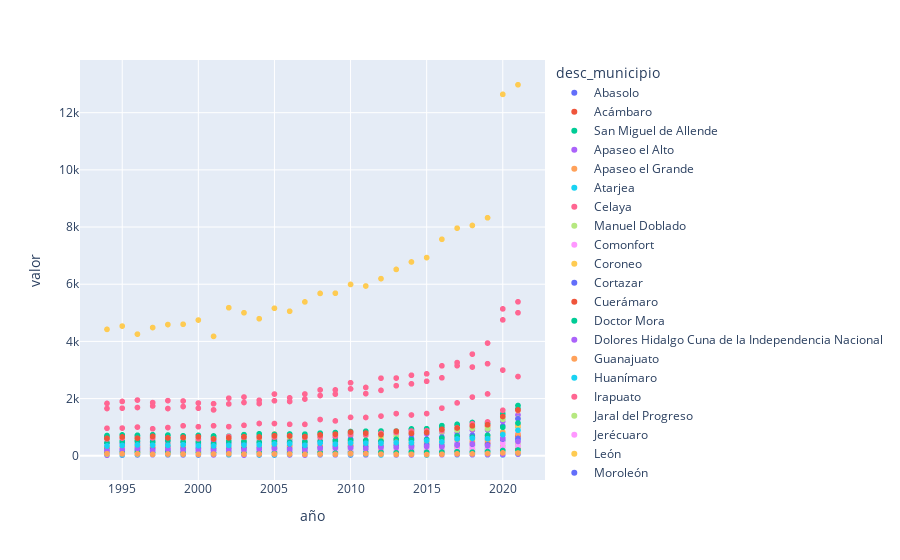

The notebook cell this image was saved under:
### Code cell
g_scatter= px.scatter(mun_g, x="año", y="valor",color='desc_municipio')
g_scatter.show()

### Figure 1 — Plotly figure (JSON) as saved in the notebook; plotly's stock layout.template omitted (floating-point values rounded to 4 significant figures)
{"data": [{"hovertemplate": "desc_municipio=Abasolo<br>año=%{x}<br>valor=%{y}<extra></extra>", "legendgroup": "Abasolo", "marker": {"color": "#636efa", "symbol": "circle"}, "mode": "markers", "name": "Abasolo", "showlegend": true, "type": "scattergl", "x": [1994, 1995, 1996, 1997, 1998, 1999, 2000, 2001, 2002, 2003, 2004, 2005, 2006, 2007, 2008, 2009, 2010, 2011, 2012, 2013, 2014, 2015, 2016, 2017, 2018, 2019, 2020, 2021], "xaxis": "x", "y": [301, 318, 350, 347, 350, 354, 368, 340, 381, 374, 369, 397, 364, 390, 404, 388, 471, 455, 466, 460, 462, 478, 543, 574, 604, 641, 729, 1060], "yaxis": "y"}, {"hovertemplate": "desc_municipio=Acámbaro<br>año=%{x}<br>valor=%{y}<extra></extra>", "legendgroup": "Acámbaro", "marker": {"color": "#EF553B", "symbol": "circle"}, "mode": "markers", "name": "Acámbaro", "showlegend": true, "type": "scattergl", "x": [1994, 1995, 1996, 1997, 1998, 1999, 2000, 2001, 2002, 2003, 2004, 2005, 2006, 2007, 2008, 2009, 2010, 2011, 2012, 2013, 2014, 2015, 2016, 2017, 2018, 2019, 2020, 2021], "xaxis": "x", "y": [646, 645, 630, 654, 642, 622, 695, 653, 601, 629, 656, 725, 691, 725, 736, 720, 813, 812, 748, 803, 848, 814, 907, 929, 954, 1047, 1275, 1635], "yaxis": "y"}, {"hovertemplate": "desc_municipio=San Miguel de Allende<br>año=%{x}<br>valor=%{y}<extra></extra>", "legendgroup": "San Miguel de Allende", "marker": {"color": "#00cc96", "symbol": "circle"}, "mode": "markers", "name": "San Miguel de Allende", "showlegend": true, "type": "scattergl", "x": [1994, 1995, 1996, 1997, 1998, 1999, 2000, 2001, 2002, 2003, 2004, 2005, 2006, 2007, 2008, 2009, 2010, 2011, 2012, 2013, 2014, 2015, 2016, 2017, 2018, 2019, 2020, 2021], "xaxis": "x", "y": [661, 730, 692, 702, 711, 696, 714, 692, 684, 652, 681, 739, 711, 714, 750, 777, 794, 773, 816, 821, 939, 946, 993, 1099, 1010, 1129, 1286, 1757], "yaxis": "y"}, {"hovertemplate": "desc_municipio=Apaseo el Alto<br>año=%{x}<br>valor=%{y}<extra></extra>", "legendgroup": "Apaseo el Alto", "marker": {"color": "#ab63fa", "symbol": "circle"}, "mode": "markers", "name": "Apaseo el Alto", "showlegend": true, "type": "scattergl", "x": [1994, 1995, 1996, 1997, 1998, 1999, 2000, 2001, 2002, 2003, 2004, 2005, 2006, 2007, 2008, 2009, 2010, 2011, 2012, 2013, 2014, 2015, 2016, 2017, 2018, 2019, 2020, 2021], "xaxis": "x", "y": [273, 252, 268, 252, 257, 286, 268, 266, 279, 283, 307, 270, 292, 313, 293, 329, 349, 328, 302, 367, 349, 341, 399, 447, 464, 483, 632, 647], "yaxis": "y"}, {"hovertemplate": "desc_municipio=Apaseo el Grande<br>año=%{x}<br>valor=%{y}<extra></extra>", "legendgroup": "Apaseo el Grande", "marker": {"color": "#FFA15A", "symbol": "circle"}, "mode": "markers", "name": "Apaseo el Grande", "showlegend": true, "type": "scattergl", "x": [1994, 1995, 1996, 1997, 1998, 1999, 2000, 2001, 2002, 2003, 2004, 2005, 2006, 2007, 2008, 2009, 2010, 2011, 2012, 2013, 2014, 2015, 2016, 2017, 2018, 2019, 2020, 2021], "xaxis": "x", "y": [324, 328, 352, 299, 321, 323, 302, 314, 328, 332, 296, 322, 342, 315, 378, 379, 437, 429, 383, 462, 475, 468, 462, 573, 555, 600, 797, 1071], "yaxis": "y"}, {"hovertemplate": "desc_municipio=Atarjea<br>año=%{x}<br>valor=%{y}<extra></extra>", "legendgroup": "Atarjea", "marker": {"color": "#19d3f3", "symbol": "circle"}, "mode": "markers", "name": "Atarjea", "showlegend": true, "type": "scattergl", "x": [1994, 1995, 1996, 1997, 1998, 1999, 2000, 2001, 2002, 2003, 2004, 2005, 2006, 2007, 2008, 2009, 2010, 2011, 2012, 2013, 2014, 2015, 2016, 2017, 2018, 2019, 2020, 2021], "xaxis": "x", "y": [31, 19, 28, 46, 31, 30, 24, 32, 35, 24, 26, 24, 37, 25, 31, 32, 25, 39, 28, 29, 30, 23, 43, 36, 36, 33, 29, 52], "yaxis": "y"}, {"hovertemplate": "desc_municipio=Celaya<br>año=%{x}<br>valor=%{y}<extra></extra>", "legendgroup": "Celaya", "marker": {"color": "#FF6692", "symbol": "circle"}, "mode": "markers", "name": "Celaya", "showlegend": true, "type": "scattergl", "x": [1994, 1995, 1996, 1997, 1998, 1999, 2000, 2001, 2002, 2003, 2004, 2005, 2006, 2007, 2008, 2009, 2010, 2011, 2012, 2013, 2014, 2015, 2016, 2017, 2018, 2019, 2020, 2021], "xaxis": "x", "y": [1653, 1664, 1688, 1742, 1652, 1722, 1663, 1604, 1813, 1863, 1826, 1924, 1898, 1983, 2107, 2156, 2340, 2173, 2287, 2450, 2516, 2605, 2726, 3151, 3103, 3221, 4753, 5002], "yaxis": "y"}, {"hovertemplate": "desc_municipio=Manuel Doblado<br>año=%{x}<br>valor=%{y}<extra></extra>", "legendgroup": "Manuel Doblado", "marker": {"color": "#B6E880", "symbol": "circle"}, "mode": "markers", "name": "Manuel Doblado", "showlegend": true, "type": "scattergl", "x": [1994, 1995, 1996, 1997, 1998, 1999, 2000, 2001, 2002, 2003, 2004, 2005, 2006, 2007, 2008, 2009, 2010, 2011, 2012, 2013, 2014, 2015, 2016, 2017, 2018, 2019, 2020, 2021], "xaxis": "x", "y": [169, 209, 183, 176, 203, 155, 203, 194, 168, 173, 192, 201, 187, 223, 205, 198, 222, 224, 230, 203, 225, 243, 229, 257, 224, 228, 313, 439], "yaxis": "y"}, {"hovertemplate": "desc_municipio=Comonfort<br>año=%{x}<br>valor=%{y}<extra></extra>", "legendgroup": "Comonfort", "marker": {"color": "#FF97FF", "symbol": "circle"}, "mode": "markers", "name": "Comonfort", "showlegend": true, "type": "scattergl", "x": [1994, 1995, 1996, 1997, 1998, 1999, 2000, 2001, 2002, 2003, 2004, 2005, 2006, 2007, 2008, 2009, 2010, 2011, 2012, 2013, 2014, 2015, 2016, 2017, 2018, 2019, 2020, 2021], "xaxis": "x", "y": [320, 361, 388, 386, 364, 347, 324, 273, 316, 318, 344, 381, 333, 324, 372, 373, 364, 380, 422, 403, 414, 427, 485, 514, 507, 505, 674, 794], "yaxis": "y"}, {"hovertemplate": "desc_municipio=Coroneo<br>año=%{x}<br>valor=%{y}<extra></extra>", "legendgroup": "Coroneo", "marker": {"color": "#FECB52", "symbol": "circle"}, "mode": "markers", "name": "Coroneo", "showlegend": true, "type": "scattergl", "x": [1994, 1995, 1996, 1997, 1998, 1999, 2000, 2001, 2002, 2003, 2004, 2005, 2006, 2007, 2008, 2009, 2010, 2011, 2012, 2013, 2014, 2015, 2016, 2017, 2018, 2019, 2020, 2021], "xaxis": "x", "y": [53, 70, 64, 76, 64, 72, 65, 63, 65, 66, 57, 67, 75, 78, 61, 91, 85, 79, 68, 80, 95, 114, 70, 75, 94, 79, 116, 137], "yaxis": "y"}, {"hovertemplate": "desc_municipio=Cortazar<br>año=%{x}<br>valor=%{y}<extra></extra>", "legendgroup": "Cortazar", "marker": {"color": "#636efa", "symbol": "circle"}, "mode": "markers", "name": "Cortazar", "showlegend": true, "type": "scattergl", "x": [1994, 1995, 1996, 1997, 1998, 1999, 2000, 2001, 2002, 2003, 2004, 2005, 2006, 2007, 2008, 2009, 2010, 2011, 2012, 2013, 2014, 2015, 2016, 2017, 2018, 2019, 2020, 2021], "xaxis": "x", "y": [433, 419, 437, 394, 426, 469, 394, 419, 458, 428, 466, 431, 448, 458, 480, 493, 499, 482, 517, 545, 556, 569, 554, 622, 718, 575, 1038, 995], "yaxis": "y"}, {"hovertemplate": "desc_municipio=Cuerámaro<br>año=%{x}<br>valor=%{y}<extra></extra>", "legendgroup": "Cuerámaro", "marker": {"color": "#EF553B", "symbol": "circle"}, "mode": "markers", "name": "Cuerámaro", "showlegend": true, "type": "scattergl", "x": [1994, 1995, 1996, 1997, 1998, 1999, 2000, 2001, 2002, 2003, 2004, 2005, 2006, 2007, 2008, 2009, 2010, 2011, 2012, 2013, 2014, 2015, 2016, 2017, 2018, 2019, 2020, 2021], "xaxis": "x", "y": [148, 120, 143, 143, 162, 142, 155, 157, 136, 176, 148, 150, 157, 139, 147, 165, 156, 189, 167, 184, 178, 177, 179, 191, 222, 217, 294, 354], "yaxis": "y"}, {"hovertemplate": "desc_municipio=Doctor Mora<br>año=%{x}<br>valor=%{y}<extra></extra>", "legendgroup": "Doctor Mora", "marker": {"color": "#00cc96", "symbol": "circle"}, "mode": "markers", "name": "Doctor Mora", "showlegend": true, "type": "scattergl", "x": [1994, 1995, 1996, 1997, 1998, 1999, 2000, 2001, 2002, 2003, 2004, 2005, 2006, 2007, 2008, 2009, 2010, 2011, 2012, 2013, 2014, 2015, 2016, 2017, 2018, 2019, 2020, 2021], "xaxis": "x", "y": [107, 92, 111, 98, 114, 86, 83, 114, 104, 91, 115, 87, 104, 93, 98, 86, 102, 107, 109, 96, 113, 108, 106, 145, 152, 139, 184, 188], "yaxis": "y"}, {"hovertemplate": "desc_municipio=Dolores Hidalgo Cuna de la Independencia Nacional<br>año=%{x}<br>valor=%{y}<extra></extra>", "legendgroup": "Dolores Hidalgo Cuna de la Independencia Nacional", "marker": {"color": "#ab63fa", "symbol": "circle"}, "mode": "markers", "name": "Dolores Hidalgo Cuna de la Independencia Nacional", "showlegend": true, "type": "scattergl", "x": [1994, 1995, 1996, 1997, 1998, 1999, 2000, 2001, 2002, 2003, 2004, 2005, 2006, 2007, 2008, 2009, 2010, 2011, 2012, 2013, 2014, 2015, 2016, 2017, 2018, 2019, 2020, 2021], "xaxis": "x", "y": [580, 612, 582, 621, 625, 597, 573, 530, 549, 611, 566, 582, 562, 647, 651, 654, 705, 729, 750, 795, 738, 767, 817, 822, 899, 904, 1208, 1427], "yaxis": "y"}, {"hovertemplate": "desc_municipio=Guanajuato<br>año=%{x}<br>valor=%{y}<extra></extra>", "legendgroup": "Guanajuato", "marker": {"color": "#FFA15A", "symbol": "circle"}, "mode": "markers", "name": "Guanajuato", "showlegend": true, "type": "scattergl", "x": [1994, 1995, 1996, 1997, 1998, 1999, 2000, 2001, 2002, 2003, 2004, 2005, 2006, 2007, 2008, 2009, 2010, 2011, 2012, 2013, 2014, 2015, 2016, 2017, 2018, 2019, 2020, 2021], "xaxis": "x", "y": [598, 641, 634, 594, 581, 593, 596, 593, 631, 652, 623, 761, 656, 704, 780, 741, 755, 795, 813, 802, 841, 889, 918, 900, 948, 1012, 1368, 1577], "yaxis": "y"}, {"hovertemplate": "desc_municipio=Huanímaro<br>año=%{x}<br>valor=%{y}<extra></extra>", "legendgroup": "Huanímaro", "marker": {"color": "#19d3f3", "symbol": "circle"}, "mode": "markers", "name": "Huanímaro", "showlegend": true, "type": "scattergl", "x": [1994, 1995, 1996, 1997, 1998, 1999, 2000, 2001, 2002, 2003, 2004, 2005, 2006, 2007, 2008, 2009, 2010, 2011, 2012, 2013, 2014, 2015, 2016, 2017, 2018, 2019, 2020, 2021], "xaxis": "x", "y": [76, 72, 72, 93, 82, 103, 87, 89, 86, 106, 84, 96, 86, 94, 104, 100, 131, 130, 131, 139, 114, 108, 130, 135, 158, 182, 194, 243], "yaxis": "y"}, {"hovertemplate": "desc_municipio=Irapuato<br>año=%{x}<br>valor=%{y}<extra></extra>", "legendgroup": "Irapuato", "marker": {"color": "#FF6692", "symbol": "circle"}, "mode": "markers", "name": "Irapuato", "showlegend": true, "type": "scattergl", "x": [1994, 1995, 1996, 1997, 1998, 1999, 2000, 2001, 2002, 2003, 2004, 2005, 2006, 2007, 2008, 2009, 2010, 2011, 2012, 2013, 2014, 2015, 2016, 2017, 2018, 2019, 2020, 2021], "xaxis": "x", "y": [1830, 1899, 1948, 1860, 1929, 1915, 1844, 1820, 2014, 2054, 1942, 2158, 2026, 2160, 2303, 2304, 2554, 2389, 2713, 2718, 2816, 2865, 3146, 3259, 3555, 3941, 5138, 5385], "yaxis": "y"}, {"hovertemplate": "desc_municipio=Jaral del Progreso<br>año=%{x}<br>valor=%{y}<extra></extra>", "legendgroup": "Jaral del Progreso", "marker": {"color": "#B6E880", "symbol": "circle"}, "mode": "markers", "name": "Jaral del Progreso", "showlegend": true, "type": "scattergl", "x": [1994, 1995, 1996, 1997, 1998, 1999, 2000, 2001, 2002, 2003, 2004, 2005, 2006, 2007, 2008, 2009, 2010, 2011, 2012, 2013, 2014, 2015, 2016, 2017, 2018, 2019, 2020, 2021], "xaxis": "x", "y": [152, 161, 178, 150, 175, 159, 136, 157, 171, 146, 186, 170, 177, 192, 163, 219, 200, 208, 203, 199, 230, 232, 241, 274, 269, 277, 369, 388], "yaxis": "y"}, {"hovertemplate": "desc_municipio=Jerécuaro<br>año=%{x}<br>valor=%{y}<extra></extra>", "legendgroup": "Jerécuaro", "marker": {"color": "#FF97FF", "symbol": "circle"}, "mode": "markers", "name": "Jerécuaro", "showlegend": true, "type": "scattergl", "x": [1994, 1995, 1996, 1997, 1998, 1999, 2000, 2001, 2002, 2003, 2004, 2005, 2006, 2007, 2008, 2009, 2010, 2011, 2012, 2013, 2014, 2015, 2016, 2017, 2018, 2019, 2020, 2021], "xaxis": "x", "y": [282, 238, 309, 277, 281, 282, 222, 265, 249, 253, 265, 232, 282, 282, 304, 300, 293, 282, 309, 328, 347, 322, 337, 341, 350, 383, 424, 536], "yaxis": "y"}, {"hovertemplate": "desc_municipio=León<br>año=%{x}<br>valor=%{y}<extra></extra>", "legendgroup": "León", "marker": {"color": "#FECB52", "symbol": "circle"}, "mode": "markers", "name": "León", "showlegend": true, "type": "scattergl", "x": [1994, 1995, 1996, 1997, 1998, 1999, 2000, 2001, 2002, 2003, 2004, 2005, 2006, 2007, 2008, 2009, 2010, 2011, 2012, 2013, 2014, 2015, 2016, 2017, 2018, 2019, 2020, 2021], "xaxis": "x", "y": [4421, 4536, 4254, 4484, 4589, 4600, 4746, 4176, 5178, 5002, 4793, 5158, 5055, 5381, 5679, 5685, 5993, 5938, 6196, 6518, 6778, 6931, 7572, 7961, 8055, 8325, 12641, 12977], "yaxis": "y"}, {"hovertemplate": "desc_municipio=Moroleón<br>año=%{x}<br>valor=%{y}<extra></extra>", "legendgroup": "Moroleón", "marker": {"color": "#636efa", "symbol": "circle"}, "mode": "markers", "name": "Moroleón", "showlegend": true, "type": "scattergl", "x": [1994, 1995, 1996, 1997, 1998, 1999, 2000, 2001, 2002, 2003, 2004, 2005, 2006, 2007, 2008, 2009, 2010, 2011, 2012, 2013, 2014, 2015, 2016, 2017, 2018, 2019, 2020, 2021], "xaxis": "x", "y": [239, 230, 248, 239, 228, 255, 257, 237, 264, 259, 248, 247, 263, 250, 282, 278, 330, 280, 323, 297, 336, 339, 338, 368, 371, 359, 541, 572], "yaxis": "y"}, {"hovertemplate": "desc_municipio=Ocampo<br>año=%{x}<br>valor=%{y}<extra></extra>", "legendgroup": "Ocampo", "marker": {"color": "#EF553B", "symbol": "circle"}, "mode": "markers", "name": "Ocampo", "showlegend": true, "type": "scattergl", "x": [1994, 1995, 1996, 1997, 1998, 1999, 2000, 2001, 2002, 2003, 2004, 2005, 2006, 2007, 2008, 2009, 2010, 2011, 2012, 2013, 2014, 2015, 2016, 2017, 2018, 2019, 2020, 2021], "xaxis": "x", "y": [117, 134, 134, 149, 136, 121, 137, 93, 99, 107, 87, 98, 109, 131, 126, 125, 111, 112, 98, 104, 130, 143, 121, 154, 141, 140, 202, 236], "yaxis": "y"}, {"hovertemplate": "desc_municipio=Pénjamo<br>año=%{x}<br>valor=%{y}<extra></extra>", "legendgroup": "Pénjamo", "marker": {"color": "#00cc96", "symbol": "circle"}, "mode": "markers", "name": "Pénjamo", "showlegend": true, "type": "scattergl", "x": [1994, 1995, 1996, 1997, 1998, 1999, 2000, 2001, 2002, 2003, 2004, 2005, 2006, 2007, 2008, 2009, 2010, 2011, 2012, 2013, 2014, 2015, 2016, 2017, 2018, 2019, 2020, 2021], "xaxis": "x", "y": [708, 708, 716, 735, 724, 695, 678, 661, 683, 739, 768, 746, 761, 757, 792, 812, 848, 859, 865, 865, 897, 916, 1054, 1070, 1164, 1163, 1467, 1648], "yaxis": "y"}, {"hovertemplate": "desc_municipio=Pueblo Nuevo<br>año=%{x}<br>valor=%{y}<extra></extra>", "legendgroup": "Pueblo Nuevo", "marker": {"color": "#ab63fa", "symbol": "circle"}, "mode": "markers", "name": "Pueblo Nuevo", "showlegend": true, "type": "scattergl", "x": [1994, 1995, 1996, 1997, 1998, 1999, 2000, 2001, 2002, 2003, 2004, 2005, 2006, 2007, 2008, 2009, 2010, 2011, 2012, 2013, 2014, 2015, 2016, 2017, 2018, 2019, 2020, 2021], "xaxis": "x", "y": [91, 87, 86, 70, 69, 78, 58, 74, 67, 68, 71, 70, 73, 79, 76, 92, 93, 74, 104, 88, 86, 81, 90, 108, 110, 108, 138, 201], "yaxis": "y"}, {"hovertemplate": "desc_municipio=Purísima del Rincón<br>año=%{x}<br>valor=%{y}<extra></extra>", "legendgroup": "Purísima del Rincón", "marker": {"color": "#FFA15A", "symbol": "circle"}, "mode": "markers", "name": "Purísima del Rincón", "showlegend": true, "type": "scattergl", "x": [1994, 1995, 1996, 1997, 1998, 1999, 2000, 2001, 2002, 2003, 2004, 2005, 2006, 2007, 2008, 2009, 2010, 2011, 2012, 2013, 2014, 2015, 2016, 2017, 2018, 2019, 2020, 2021], "xaxis": "x", "y": [143, 174, 173, 181, 194, 189, 195, 168, 201, 182, 179, 223, 218, 207, 236, 238, 265, 239, 233, 273, 274, 297, 320, 321, 366, 385, 505, 649], "yaxis": "y"}, {"hovertemplate": "desc_municipio=Romita<br>año=%{x}<br>valor=%{y}<extra></extra>", "legendgroup": "Romita", "marker": {"color": "#19d3f3", "symbol": "circle"}, "mode": "markers", "name": "Romita", "showlegend": true, "type": "scattergl", "x": [1994, 1995, 1996, 1997, 1998, 1999, 2000, 2001, 2002, 2003, 2004, 2005, 2006, 2007, 2008, 2009, 2010, 2011, 2012, 2013, 2014, 2015, 2016, 2017, 2018, 2019, 2020, 2021], "xaxis": "x", "y": [227, 265, 247, 280, 235, 263, 243, 241, 269, 275, 244, 247, 234, 245, 268, 262, 284, 300, 295, 303, 317, 316, 343, 366, 360, 382, 554, 555], "yaxis": "y"}, {"hovertemplate": "desc_municipio=Salamanca<br>año=%{x}<br>valor=%{y}<extra></extra>", "legendgroup": "Salamanca", "marker": {"color": "#FF6692", "symbol": "circle"}, "mode": "markers", "name": "Salamanca", "showlegend": true, "type": "scattergl", "x": [1994, 1995, 1996, 1997, 1998, 1999, 2000, 2001, 2002, 2003, 2004, 2005, 2006, 2007, 2008, 2009, 2010, 2011, 2012, 2013, 2014, 2015, 2016, 2017, 2018, 2019, 2020, 2021], "xaxis": "x", "y": [962, 968, 1003, 944, 986, 1048, 1016, 1049, 1019, 1064, 1129, 1127, 1100, 1098, 1268, 1219, 1343, 1339, 1388, 1475, 1426, 1476, 1666, 1849, 2052, 2162, 2996, 2771], "yaxis": "y"}, {"hovertemplate": "desc_municipio=Salvatierra<br>año=%{x}<br>valor=%{y}<extra></extra>", "legendgroup": "Salvatierra", "marker": {"color": "#B6E880", "symbol": "circle"}, "mode": "markers", "name": "Salvatierra", "showlegend": true, "type": "scattergl", "x": [1994, 1995, 1996, 1997, 1998, 1999, 2000, 2001, 2002, 2003, 2004, 2005, 2006, 2007, 2008, 2009, 2010, 2011, 2012, 2013, 2014, 2015, 2016, 2017, 2018, 2019, 2020, 2021], "xaxis": "x", "y": [605, 610, 581, 581, 570, 620, 550, 595, 571, 544, 588, 605, 626, 611, 646, 720, 725, 709, 664, 692, 781, 815, 840, 886, 957, 945, 1275, 1304], "yaxis": "y"}, {"hovertemplate": "desc_municipio=San Diego de la Unión<br>año=%{x}<br>valor=%{y}<extra></extra>", "legendgroup": "San Diego de la Unión", "marker": {"color": "#FF97FF", "symbol": "circle"}, "mode": "markers", "name": "San Diego de la Unión", "showlegend": true, "type": "scattergl", "x": [1994, 1995, 1996, 1997, 1998, 1999, 2000, 2001, 2002, 2003, 2004, 2005, 2006, 2007, 2008, 2009, 2010, 2011, 2012, 2013, 2014, 2015, 2016, 2017, 2018, 2019, 2020, 2021], "xaxis": "x", "y": [186, 176, 209, 193, 193, 159, 169, 147, 173, 159, 164, 178, 163, 149, 159, 185, 187, 183, 168, 187, 176, 189, 192, 213, 218, 227, 275, 346], "yaxis": "y"}, {"hovertemplate": "desc_municipio=San Felipe<br>año=%{x}<br>valor=%{y}<extra></extra>", "legendgroup": "San Felipe", "marker": {"color": "#FECB52", "symbol": "circle"}, "mode": "markers", "name": "San Felipe", "showlegend": true, "type": "scattergl", "x": [1994, 1995, 1996, 1997, 1998, 1999, 2000, 2001, 2002, 2003, 2004, 2005, 2006, 2007, 2008, 2009, 2010, 2011, 2012, 2013, 2014, 2015, 2016, 2017, 2018, 2019, 2020, 2021], "xaxis": "x", "y": [468, 475, 459, 458, 484, 491, 455, 385, 434, 495, 448, 463, 485, 490, 528, 500, 492, 522, 561, 557, 570, 528, 569, 635, 580, 678, 835, 1014], "yaxis": "y"}, {"hovertemplate": "desc_municipio=San Francisco del Rincón<br>año=%{x}<br>valor=%{y}<extra></extra>", "legendgroup": "San Francisco del Rincón", "marker": {"color": "#636efa", "symbol": "circle"}, "mode": "markers", "name": "San Francisco del Rincón", "showlegend": true, "type": "scattergl", "x": [1994, 1995, 1996, 1997, 1998, 1999, 2000, 2001, 2002, 2003, 2004, 2005, 2006, 2007, 2008, 2009, 2010, 2011, 2012, 2013, 2014, 2015, 2016, 2017, 2018, 2019, 2020, 2021], "xaxis": "x", "y": [453, 471, 497, 497, 517, 471, 442, 461, 453, 480, 465, 517, 481, 502, 511, 511, 583, 535, 508, 563, 608, 579, 653, 709, 650, 712, 1016, 1293], "yaxis": "y"}, {"hovertemplate": "desc_municipio=San José Iturbide<br>año=%{x}<br>valor=%{y}<extra></extra>", "legendgroup": "San José Iturbide", "marker": {"color": "#EF553B", "symbol": "circle"}, "mode": "markers", "name": "San José Iturbide", "showlegend": true, "type": "scattergl", "x": [1994, 1995, 1996, 1997, 1998, 1999, 2000, 2001, 2002, 2003, 2004, 2005, 2006, 2007, 2008, 2009, 2010, 2011, 2012, 2013, 2014, 2015, 2016, 2017, 2018, 2019, 2020, 2021], "xaxis": "x", "y": [280, 306, 301, 280, 309, 301, 280, 277, 268, 286, 302, 257, 321, 272, 295, 277, 328, 323, 316, 355, 352, 379, 330, 352, 413, 422, 578, 708], "yaxis": "y"}, {"hovertemplate": "desc_municipio=San Luis de la Paz<br>año=%{x}<br>valor=%{y}<extra></extra>", "legendgroup": "San Luis de la Paz", "marker": {"color": "#00cc96", "symbol": "circle"}, "mode": "markers", "name": "San Luis de la Paz", "showlegend": true, "type": "scattergl", "x": [1994, 1995, 1996, 1997, 1998, 1999, 2000, 2001, 2002, 2003, 2004, 2005, 2006, 2007, 2008, 2009, 2010, 2011, 2012, 2013, 2014, 2015, 2016, 2017, 2018, 2019, 2020, 2021], "xaxis": "x", "y": [447, 501, 518, 486, 544, 490, 482, 412, 503, 503, 463, 499, 466, 491, 489, 539, 541, 537, 509, 573, 557, 562, 619, 685, 647, 716, 998, 1145], "yaxis": "y"}, {"hovertemplate": "desc_municipio=Santa Catarina<br>año=%{x}<br>valor=%{y}<extra></extra>", "legendgroup": "Santa Catarina", "marker": {"color": "#ab63fa", "symbol": "circle"}, "mode": "markers", "name": "Santa Catarina", "showlegend": true, "type": "scattergl", "x": [1994, 1995, 1996, 1997, 1998, 1999, 2000, 2001, 2002, 2003, 2004, 2005, 2006, 2007, 2008, 2009, 2010, 2011, 2012, 2013, 2014, 2015, 2016, 2017, 2018, 2019, 2020, 2021], "xaxis": "x", "y": [18, 39, 32, 36, 38, 30, 36, 30, 32, 23, 32, 32, 28, 25, 36, 34, 38, 31, 47, 31, 30, 49, 35, 46, 40, 42, 44, 59], "yaxis": "y"}, {"hovertemplate": "desc_municipio=Santa Cruz de Juventino Rosas<br>año=%{x}<br>valor=%{y}<extra></extra>", "legendgroup": "Santa Cruz de Juventino Rosas", "marker": {"color": "#FFA15A", "symbol": "circle"}, "mode": "markers", "name": "Santa Cruz de Juventino Rosas", "showlegend": true, "type": "scattergl", "x": [1994, 1995, 1996, 1997, 1998, 1999, 2000, 2001, 2002, 2003, 2004, 2005, 2006, 2007, 2008, 2009, 2010, 2011, 2012, 2013, 2014, 2015, 2016, 2017, 2018, 2019, 2020, 2021], "xaxis": "x", "y": [322, 316, 294, 342, 350, 326, 310, 281, 311, 337, 326, 372, 292, 344, 333, 391, 412, 397, 437, 471, 408, 427, 468, 564, 475, 532, 803, 755], "yaxis": "y"}, {"hovertemplate": "desc_municipio=Santiago Maravatío<br>año=%{x}<br>valor=%{y}<extra></extra>", "legendgroup": "Santiago Maravatío", "marker": {"color": "#19d3f3", "symbol": "circle"}, "mode": "markers", "name": "Santiago Maravatío", "showlegend": true, "type": "scattergl", "x": [1994, 1995, 1996, 1997, 1998, 1999, 2000, 2001, 2002, 2003, 2004, 2005, 2006, 2007, 2008, 2009, 2010, 2011, 2012, 2013, 2014, 2015, 2016, 2017, 2018, 2019, 2020, 2021], "xaxis": "x", "y": [54, 54, 49, 49, 51, 49, 57, 60, 42, 65, 44, 44, 50, 63, 52, 54, 61, 54, 51, 61, 68, 58, 84, 92, 78, 83, 105, 92], "yaxis": "y"}, {"hovertemplate": "desc_municipio=Silao de la Victoria<br>año=%{x}<br>valor=%{y}<extra></extra>", "legendgroup": "Silao de la Victoria", "marker": {"color": "#FF6692", "symbol": "circle"}, "mode": "markers", "name": "Silao de la Victoria", "showlegend": true, "type": "scattergl", "x": [1994, 1995, 1996, 1997, 1998, 1999, 2000, 2001, 2002, 2003, 2004, 2005, 2006, 2007, 2008, 2009, 2010, 2011, 2012, 2013, 2014, 2015, 2016, 2017, 2018, 2019, 2020, 2021], "xaxis": "x", "y": [588, 617, 615, 623, 624, 636, 591, 576, 673, 645, 639, 652, 694, 643, 653, 690, 743, 730, 785, 814, 863, 874, 877, 979, 1116, 1183, 1591, 1597], "yaxis": "y"}, {"hovertemplate": "desc_municipio=Tarandacuao<br>año=%{x}<br>valor=%{y}<extra></extra>", "legendgroup": "Tarandacuao", "marker": {"color": "#B6E880", "symbol": "circle"}, "mode": "markers", "name": "Tarandacuao", "showlegend": true, "type": "scattergl", "x": [1994, 1995, 1996, 1997, 1998, 1999, 2000, 2001, 2002, 2003, 2004, 2005, 2006, 2007, 2008, 2009, 2010, 2011, 2012, 2013, 2014, 2015, 2016, 2017, 2018, 2019, 2020, 2021], "xaxis": "x", "y": [61, 65, 62, 67, 67, 62, 88, 81, 71, 75, 81, 65, 79, 85, 72, 78, 66, 85, 95, 95, 85, 101, 115, 106, 96, 90, 120, 146], "yaxis": "y"}, {"hovertemplate": "desc_municipio=Tarimoro<br>año=%{x}<br>valor=%{y}<extra></extra>", "legendgroup": "Tarimoro", "marker": {"color": "#FF97FF", "symbol": "circle"}, "mode": "markers", "name": "Tarimoro", "showlegend": true, "type": "scattergl", "x": [1994, 1995, 1996, 1997, 1998, 1999, 2000, 2001, 2002, 2003, 2004, 2005, 2006, 2007, 2008, 2009, 2010, 2011, 2012, 2013, 2014, 2015, 2016, 2017, 2018, 2019, 2020, 2021], "xaxis": "x", "y": [182, 223, 197, 213, 217, 191, 187, 196, 194, 211, 223, 206, 216, 206, 255, 246, 283, 235, 265, 255, 270, 285, 272, 346, 321, 350, 445, 479], "yaxis": "y"}, {"hovertemplate": "desc_municipio=Tierra Blanca<br>año=%{x}<br>valor=%{y}<extra></extra>", "legendgroup": "Tierra Blanca", "marker": {"color": "#FECB52", "symbol": "circle"}, "mode": "markers", "name": "Tierra Blanca", "showlegend": true, "type": "scattergl", "x": [1994, 1995, 1996, 1997, 1998, 1999, 2000, 2001, 2002, 2003, 2004, 2005, 2006, 2007, 2008, 2009, 2010, 2011, 2012, 2013, 2014, 2015, 2016, 2017, 2018, 2019, 2020, 2021], "xaxis": "x", "y": [91, 92, 95, 82, 81, 79, 68, 73, 103, 77, 88, 85, 89, 93, 89, 71, 82, 80, 94, 96, 90, 101, 96, 114, 95, 102, 136, 144], "yaxis": "y"}, {"hovertemplate": "desc_municipio=Uriangato<br>año=%{x}<br>valor=%{y}<extra></extra>", "legendgroup": "Uriangato", "marker": {"color": "#636efa", "symbol": "circle"}, "mode": "markers", "name": "Uriangato", "showlegend": true, "type": "scattergl", "x": [1994, 1995, 1996, 1997, 1998, 1999, 2000, 2001, 2002, 2003, 2004, 2005, 2006, 2007, 2008, 2009, 2010, 2011, 2012, 2013, 2014, 2015, 2016, 2017, 2018, 2019, 2020, 2021], "xaxis": "x", "y": [180, 174, 199, 217, 192, 233, 257, 237, 234, 251, 255, 270, 240, 281, 281, 319, 294, 308, 325, 336, 345, 379, 345, 383, 405, 381, 583, 606], "yaxis": "y"}, {"hovertemplate": "desc_municipio=Valle de Santiago<br>año=%{x}<br>valor=%{y}<extra></extra>", "legendgroup": "Valle de Santiago", "marker": {"color": "#EF553B", "symbol": "circle"}, "mode": "markers", "name": "Valle de Santiago", "showlegend": true, "type": "scattergl", "x": [1994, 1995, 1996, 1997, 1998, 1999, 2000, 2001, 2002, 2003, 2004, 2005, 2006, 2007, 2008, 2009, 2010, 2011, 2012, 2013, 2014, 2015, 2016, 2017, 2018, 2019, 2020, 2021], "xaxis": "x", "y": [612, 659, 614, 679, 623, 641, 663, 590, 625, 667, 659, 700, 691, 671, 728, 756, 828, 793, 740, 857, 783, 813, 926, 971, 1048, 1085, 1373, 1602], "yaxis": "y"}, {"hovertemplate": "desc_municipio=Victoria<br>año=%{x}<br>valor=%{y}<extra></extra>", "legendgroup": "Victoria", "marker": {"color": "#00cc96", "symbol": "circle"}, "mode": "markers", "name": "Victoria", "showlegend": true, "type": "scattergl", "x": [1994, 1995, 1996, 1997, 1998, 1999, 2000, 2001, 2002, 2003, 2004, 2005, 2006, 2007, 2008, 2009, 2010, 2011, 2012, 2013, 2014, 2015, 2016, 2017, 2018, 2019, 2020, 2021], "xaxis": "x", "y": [100, 100, 122, 94, 100, 113, 103, 99, 111, 103, 113, 91, 107, 114, 116, 91, 98, 112, 126, 107, 139, 123, 131, 141, 127, 146, 184, 200], "yaxis": "y"}, {"hovertemplate": "desc_municipio=Villagrán<br>año=%{x}<br>valor=%{y}<extra></extra>", "legendgroup": "Villagrán", "marker": {"color": "#ab63fa", "symbol": "circle"}, "mode": "markers", "name": "Villagrán", "showlegend": true, "type": "scattergl", "x": [1994, 1995, 1996, 1997, 1998, 1999, 2000, 2001, 2002, 2003, 2004, 2005, 2006, 2007, 2008, 2009, 2010, 2011, 2012, 2013, 2014, 2015, 2016, 2017, 2018, 2019, 2020, 2021], "xaxis": "x", "y": [185, 217, 254, 181, 242, 207, 200, 192, 199, 210, 230, 252, 216, 202, 258, 278, 278, 251, 292, 294, 305, 326, 322, 370, 416, 351, 603, 500], "yaxis": "y"}, {"hovertemplate": "desc_municipio=Xichú<br>año=%{x}<br>valor=%{y}<extra></extra>", "legendgroup": "Xichú", "marker": {"color": "#FFA15A", "symbol": "circle"}, "mode": "markers", "name": "Xichú", "showlegend": true, "type": "scattergl", "x": [1994, 1995, 1996, 1997, 1998, 1999, 2000, 2001, 2002, 2003, 2004, 2005, 2006, 2007, 2008, 2009, 2010, 2011, 2012, 2013, 2014, 2015, 2016, 2017, 2018, 2019, 2020, 2021], "xaxis": "x", "y": [70, 68, 67, 50, 62, 58, 53, 61, 67, 56, 59, 61, 60, 47, 58, 54, 79, 71, 57, 46, 51, 43, 53, 67, 65, 78, 100, 97], "yaxis": "y"}, {"hovertemplate": "desc_municipio=Yuriria<br>año=%{x}<br>valor=%{y}<extra></extra>", "legendgroup": "Yuriria", "marker": {"color": "#19d3f3", "symbol": "circle"}, "mode": "markers", "name": "Yuriria", "showlegend": true, "type": "scattergl", "x": [1994, 1995, 1996, 1997, 1998, 1999, 2000, 2001, 2002, 2003, 2004, 2005, 2006, 2007, 2008, 2009, 2010, 2011, 2012, 2013, 2014, 2015, 2016, 2017, 2018, 2019, 2020, 2021], "xaxis": "x", "y": [342, 361, 378, 372, 362, 384, 353, 345, 363, 373, 381, 414, 419, 367, 447, 406, 448, 441, 438, 458, 455, 530, 484, 589, 611, 599, 740, 892], "yaxis": "y"}], "layout": {"legend": {"title": {"text": "desc_municipio"}, "tracegroupgap": 0}, "margin": {"t": 60}, "xaxis": {"anchor": "y", "domain": [0, 1], "title": {"text": "año"}}, "yaxis": {"anchor": "x", "domain": [0, 1], "title": {"text": "valor"}}}}
